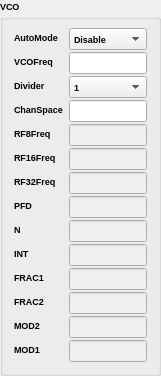
  <widget class="QGroupBox" name="vco">
   <property name="geometry">
    <rect>
     <x>10</x>
     <y>150</y>
     <width>161</width>
     <height>311</height>
    </rect>
   </property>
   <property name="font">
    <font>
     <family>Microsoft YaHei UI</family>
     <pointsize>7</pointsize>
     <weight>75</weight>
     <bold>true</bold>
    </font>
   </property>
   <property name="title">
    <string>VCO</string>
   </property>
   <layout class="QVBoxLayout" name="verticalLayout_2">
    <item>
     <layout class="QFormLayout" name="vcoLayout">
      <property name="verticalSpacing">
       <number>2</number>
      </property>
      <item row="0" column="0">
       <widget class="QLabel" name="enableAutoModeLabel">
        <property name="text">
         <string>AutoMode</string>
        </property>
       </widget>
      </item>
      <item row="1" column="0">
       <widget class="QLabel" name="vCOLabel">
        <property name="text">
         <string>VCOFreq</string>
        </property>
       </widget>
      </item>
      <item row="1" column="1">
       <widget class="QLineEdit" name="vCOLineEdit"/>
      </item>
      <item row="2" column="0">
       <widget class="QLabel" name="outputDividerLabel">
        <property name="text">
         <string>Divider</string>
        </property>
       </widget>
      </item>
      <item row="2" column="1">
       <widget class="QComboBox" name="outputDividerComboBox">
        <item>
         <property name="text">
          <string>1</string>
         </property>
        </item>
        <item>
         <property name="text">
          <string>2</string>
         </property>
        </item>
        <item>
         <property name="text">
          <string>4</string>
         </property>
        </item>
        <item>
         <property name="text">
          <string>8</string>
         </property>
        </item>
        <item>
         <property name="text">
          <string>16</string>
         </property>
        </item>
        <item>
         <property name="text">
          <string>32</string>
         </property>
        </item>
        <item>
         <property name="text">
          <string>64</string>
         </property>
        </item>
       </widget>
      </item>
      <item row="4" column="0">
       <widget class="QLabel" name="pFDFreqLabelRF8">
        <property name="text">
         <string>RF8Freq</string>
        </property>
       </widget>
      </item>
      <item row="4" column="1">
       <widget class="QLineEdit" name="pFDFreqLineEditRF8">
        <property name="enabled">
         <bool>false</bool>
        </property>
       </widget>
      </item>
      <item row="5" column="0">
       <widget class="QLabel" name="rF16FreqLabel">
        <property name="text">
         <string>RF16Freq</string>
        </property>
       </widget>
      </item>
      <item row="5" column="1">
       <widget class="QLineEdit" name="rF16FreqLineEdit">
        <property name="enabled">
         <bool>false</bool>
        </property>
       </widget>
      </item>
      <item row="6" column="0">
       <widget class="QLabel" name="rF32FreqLabel">
        <property name="text">
         <string>RF32Freq</string>
        </property>
       </widget>
      </item>
      <item row="6" column="1">
       <widget class="QLineEdit" name="rF32FreqLineEdit">
        <property name="enabled">
         <bool>false</bool>
        </property>
       </widget>
      </item>
      <item row="7" column="0">
       <widget class="QLabel" name="pFDFreqLabel_PFD">
        <property name="text">
         <string>PFD</string>
        </property>
       </widget>
      </item>
      <item row="7" column="1">
       <widget class="QLineEdit" name="pFDFreqLineEdit_PFD">
        <property name="enabled">
         <bool>false</bool>
        </property>
       </widget>
      </item>
      <item row="8" column="0">
       <widget class="QLabel" name="nLabel">
        <property name="text">
         <string>N</string>
        </property>
       </widget>
      </item>
      <item row="8" column="1">
       <widget class="QLineEdit" name="nLineEdit">
        <property name="enabled">
         <bool>false</bool>
        </property>
       </widget>
      </item>
      <item row="9" column="0">
       <widget class="QLabel" name="iNTLabel">
        <property name="text">
         <string>INT</string>
        </property>
       </widget>
      </item>
      <item row="9" column="1">
       <widget class="QLineEdit" name="iNTLineEdit">
        <property name="enabled">
         <bool>false</bool>
        </property>
       </widget>
      </item>
      <item row="10" column="0">
       <widget class="QLabel" name="fRAC1Label">
        <property name="text">
         <string>FRAC1</string>
        </property>
       </widget>
      </item>
      <item row="10" column="1">
       <widget class="QLineEdit" name="fRAC1LineEdit">
        <property name="enabled">
         <bool>false</bool>
        </property>
       </widget>
      </item>
      <item row="11" column="0">
       <widget class="QLabel" name="fRAC2Label">
        <property name="text">
         <string>FRAC2</string>
        </property>
       </widget>
      </item>
      <item row="11" column="1">
       <widget class="QLineEdit" name="fRAC2LineEdit">
        <property name="enabled">
         <bool>false</bool>
        </property>
       </widget>
      </item>
      <item row="12" column="0">
       <widget class="QLabel" name="mOD2Label">
        <property name="text">
         <string>MOD2</string>
        </property>
       </widget>
      </item>
      <item row="12" column="1">
       <widget class="QLineEdit" name="mOD2LineEdit">
        <property name="enabled">
         <bool>false</bool>
        </property>
       </widget>
      </item>
      <item row="13" column="0">
       <widget class="QLabel" name="mOD1Label">
        <property name="text">
         <string>MOD1</string>
        </property>
       </widget>
      </item>
      <item row="13" column="1">
       <widget class="QLineEdit" name="mOD1LineEdit">
        <property name="enabled">
         <bool>false</bool>
        </property>
       </widget>
      </item>
      <item row="3" column="0">
       <widget class="QLabel" name="channelSpaceLabel">
        <property name="text">
         <string>ChanSpace</string>
        </property>
       </widget>
      </item>
      <item row="3" column="1">
       <widget class="QLineEdit" name="channelSpaceLineEdit"/>
      </item>
      <item row="0" column="1">
       <widget class="QComboBox" name="autoModeCombo">
        <item>
         <property name="text">
          <string>Disable</string>
         </property>
        </item>
        <item>
         <property name="text">
          <string>Enable</string>
         </property>
        </item>
       </widget>
      </item>
     </layout>
    </item>
   </layout>
  </widget>
